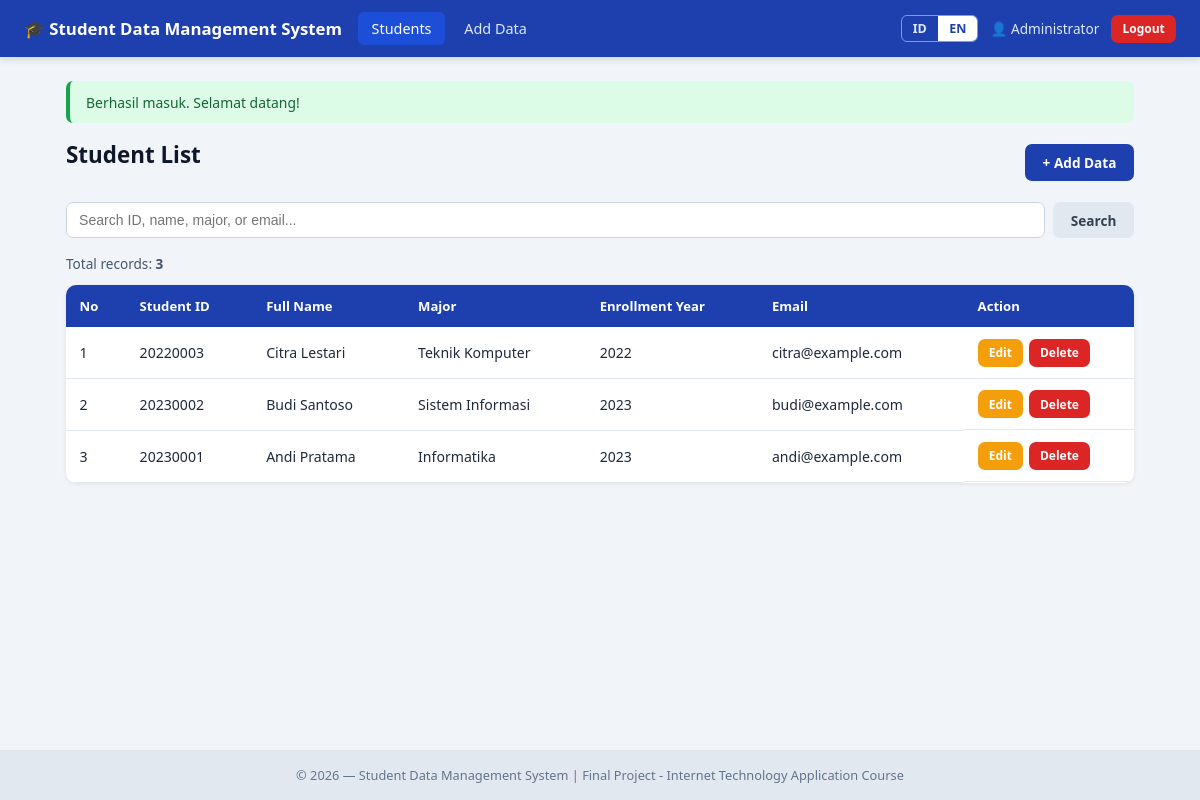
Page /index.php?lang=en (signed in) on the committed database.
### tables this page shows
CREATE TABLE `mahasiswa` (
  `id`         INT AUTO_INCREMENT PRIMARY KEY,
  `nim`        VARCHAR(20)  NOT NULL UNIQUE,
  `nama`       VARCHAR(100) NOT NULL,
  `jurusan`    VARCHAR(100) NOT NULL,
  `angkatan`   INT          NOT NULL,
  `email`      VARCHAR(100) NOT NULL,
  `created_at` TIMESTAMP DEFAULT CURRENT_TIMESTAMP
);

### config/config.php (called while the page is built, shortened)
<?php
$langFile = __DIR__ . '/../lang/' . $_SESSION['lang'] . '.php';
$lang = require $langFile;
function t(string $key): string {
    global $lang;
    return $lang[$key] ?? $key;
}
function e($value): string {
    return htmlspecialchars((string)$value, ENT_QUOTES, 'UTF-8');
}

### index.php (the view, shortened to what this page needs)
<?php
require_once __DIR__ . '/config/config.php';
require_once __DIR__ . '/config/database.php';
$search = isset($_GET['q']) ? trim($_GET['q']) : '';
if ($search !== '') {
    $like  = '%' . $search . '%';
    $stmt  = $conn->prepare("SELECT * FROM mahasiswa WHERE nim LIKE ? OR nama LIKE ? OR jurusan LIKE ? OR email LIKE ? ORDER BY id DESC");
    $stmt->bind_param('ssss', $like, $like, $like, $like);
} else {
    $stmt = $conn->prepare("SELECT * FROM mahasiswa ORDER BY id DESC");
}
$stmt->execute();
$rows = $stmt->get_result()->fetch_all(MYSQLI_ASSOC);
include __DIR__ . '/includes/header.php';
?>
<div class="page-header">
    <h1 class="page-title"><?= e(t('list_title')) ?></h1>
    <a href="create.php" class="btn btn-primary">+ <?= e(t('menu_add')) ?></a>
</div>
<form method="get" action="index.php" class="search-bar">
    <input type="text" name="q" value="<?= e($search) ?>" placeholder="<?= e(t('search_placeholder')) ?>">
    <button type="submit" class="btn btn-secondary"><?= e(t('search')) ?></button>
</form>
<p class="record-count"><?= e(t('total_records')) ?>: <strong><?= count($rows) ?></strong></p>
<div class="table-wrapper">
    <table class="data-table">
        <thead>
            <tr>
                <th style="width:60px">No</th>
                <th><?= e(t('nim')) ?></th>
                <th><?= e(t('name')) ?></th>
                <th><?= e(t('major')) ?></th>
                <th><?= e(t('year')) ?></th>
                <th><?= e(t('email')) ?></th>
                <th style="width:170px"><?= e(t('action')) ?></th>
            </tr>
        </thead>
        <tbody>
        <?php if (empty($rows)): ?>
            <tr><td colspan="7" class="empty-row"><?= e($search === '' ? t('no_data') : t('no_result')) ?></td></tr>
        <?php else: ?>
            <?php $no = 1; foreach ($rows as $row): ?>
            <tr>
                <td><?= $no++ ?></td>
                <td><?= e($row['nim']) ?></td>
                <td><?= e($row['nama']) ?></td>
                <td><?= e($row['jurusan']) ?></td>
                <td><?= e($row['angkatan']) ?></td>
                <td><?= e($row['email']) ?></td>
                <td class="action-cell">
                    <a href="edit.php?id=<?= (int)$row['id'] ?>" class="btn btn-warning btn-sm"><?= e(t('edit')) ?></a>
                    <form method="post" action="delete.php" class="inline-form" onsubmit="return confirm('<?= e(t('confirm_delete')) ?>');">
                        <button type="submit" class="btn btn-danger btn-sm"><?= e(t('delete')) ?></button>
                    </form>
                </td>
            </tr>
            <?php endforeach; ?>
        <?php endif; ?>
        </tbody>
    </table>
</div>
<?php include __DIR__ . '/includes/footer.php'; ?>

### assets/style.css (style rules this page uses)
* { box-sizing: border-box; margin: 0; padding: 0; }
body { font-family: 'Segoe UI', Tahoma, Verdana, sans-serif; background: #f1f5f9; color: #1e293b; min-height: 100vh; display: flex; flex-direction: column; font-size: 15px; }
.page-header { display: flex; justify-content: space-between; align-items: center; margin-bottom: 1rem; flex-wrap: wrap; gap: .5rem; }
.page-title { font-size: 1.4rem; margin-bottom: 1rem; color: #0f172a; }
.btn { display: inline-block; padding: .55rem 1.1rem; font-size: .85rem; font-weight: 600; border: none; border-radius: 7px; cursor: pointer; text-decoration: none; text-align: center; transition: .2s; font-family: inherit; }
.btn-primary { background: #1e40af; color: #fff; }
.btn-secondary { background: #e2e8f0; color: #334155; }
.btn-warning { background: #f59e0b; color: #fff; }
.btn-danger { background: #dc2626; color: #fff; }
.btn-sm { padding: .35rem .7rem; font-size: .75rem; }
.table-wrapper { overflow-x: auto; background: #fff; border-radius: 10px; box-shadow: 0 1px 4px rgba(15,23,42,.08); }
.data-table { width: 100%; border-collapse: collapse; font-size: .88rem; }
.data-table th { background: #1e40af; color: #fff; text-align: left; padding: .75rem .85rem; font-weight: 600; font-size: .82rem; }
.data-table td { padding: .7rem .85rem; border-bottom: 1px solid #e2e8f0; vertical-align: middle; }
.action-cell { display: flex; gap: .35rem; align-items: center; }
.inline-form { display: inline; }
.search-bar { display: flex; gap: .5rem; margin-bottom: 1rem; flex-wrap: wrap; }
.search-bar input { flex: 1; min-width: 220px; padding: .55rem .75rem; border: 1px solid #cbd5e1; border-radius: 7px; font-size: .88rem; }
.record-count { font-size: .85rem; color: #475569; margin-bottom: .75rem; }

### rows in the picture
mahasiswa: nim "20220003", nama "Citra Lestari", jurusan "Teknik Komputer", angkatan "2022", email "citra@example.com"
mahasiswa: nim "20230002", nama "Budi Santoso", jurusan "Sistem Informasi", angkatan "2023", email "budi@example.com"
mahasiswa: nim "20230001", nama "Andi Pratama", jurusan "Informatika", angkatan "2023", email "andi@example.com"

### other values in the picture
t('app_title') "Student Data Management System"
t('menu_students') "Students"
t('menu_add') "Add Data"
$_SESSION['nama_lengkap'] "Administrator"
t('logout') "Logout"
$flash['message'] "Berhasil masuk. Selamat datang!"
t('list_title') "Student List"
t('search') "Search"
t('total_records') "Total records"
count($rows) "3"
t('nim') "Student ID"
t('name') "Full Name"
t('major') "Major"
t('year') "Enrollment Year"
t('email') "Email"
